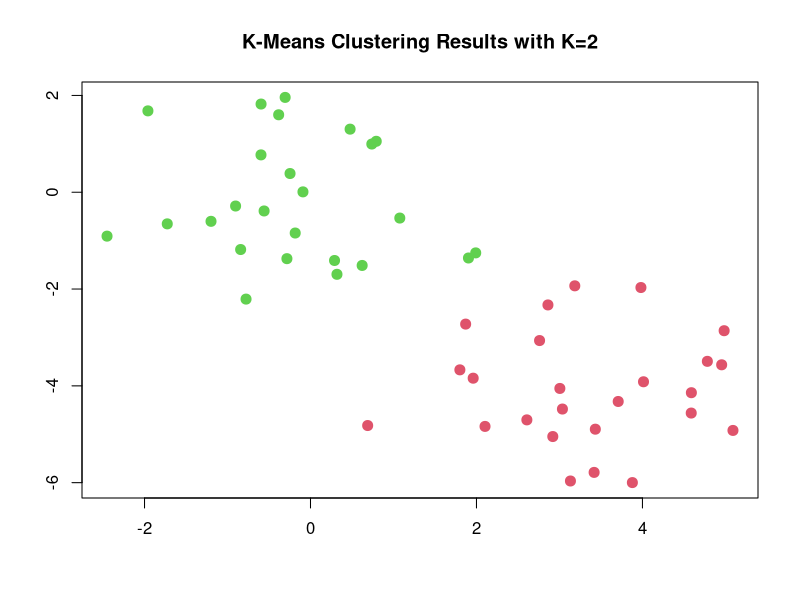
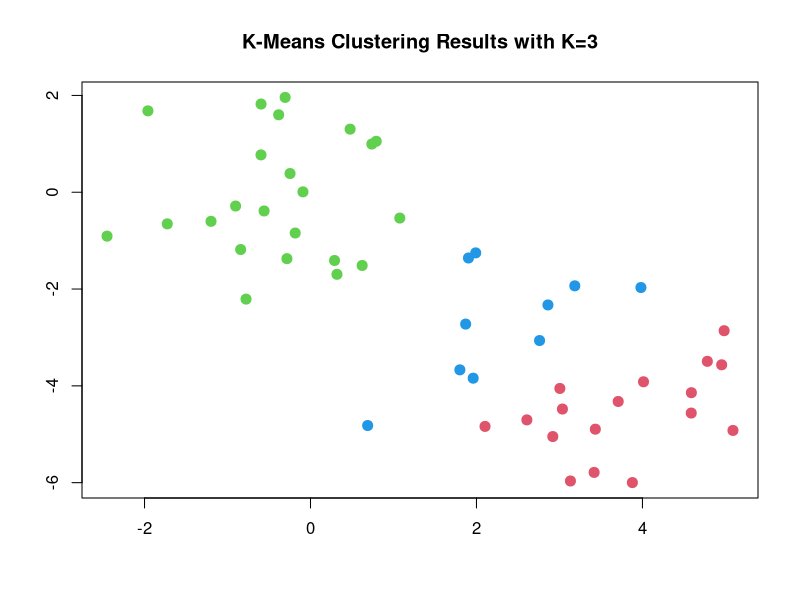
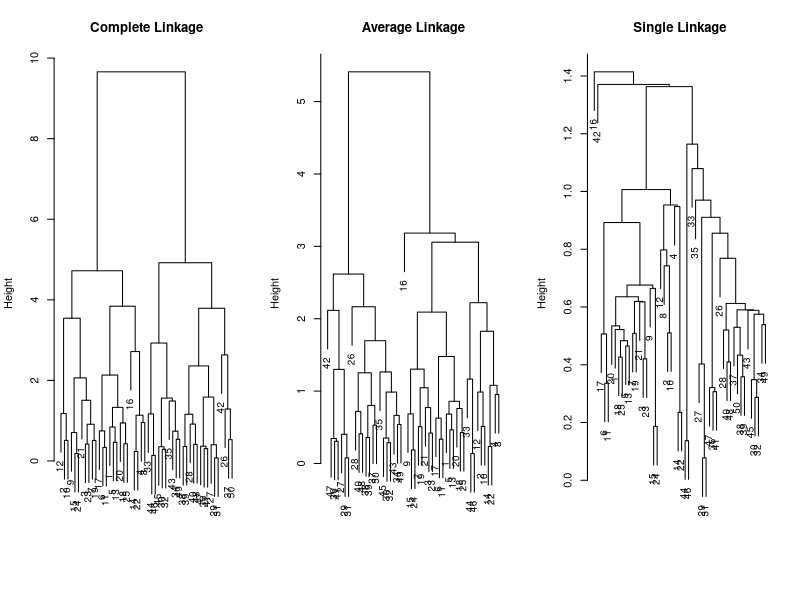
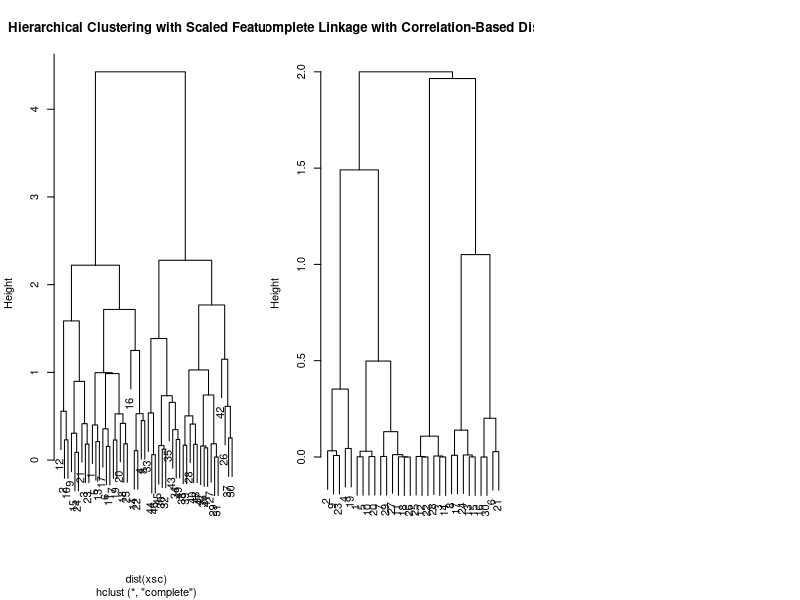

Reproduce these figures in R, in order.
## ---- chunk 1
knitr::opts_chunk$set(echo = TRUE)
## ---- chunk 2
set.seed(2)
x=matrix(rnorm(50*2), ncol=2)
x[1:25,1]=x[1:25,1]+3
x[1:25,2]=x[1:25,2]-4
## ---- chunk 3
km.out=kmeans(x,2,nstart=20)
## ---- chunk 4
km.out$cluster
## ---- chunk 5
plot(x, 
     col=(km.out$cluster+1), 
     main="K-Means Clustering Results with K=2", 
     xlab="", ylab="", pch=20, cex=2)
## ---- chunk 6
set.seed(4)
km.out=kmeans(x,3,nstart=20)
km.out
plot(x, col=(km.out$cluster+1), main="K-Means Clustering Results with K=3", xlab="", ylab="", pch=20, cex=2)
## ---- chunk 7
set.seed(3)
km.out=kmeans(x,3,nstart=1)
km.out$tot.withinss
km.out=kmeans(x,3,nstart=20)
km.out$tot.withinss
## ---- chunk 8
hc.complete=hclust(dist(x), method="complete")
hc.average=hclust(dist(x), method="average")
hc.single=hclust(dist(x), method="single")
## ---- chunk 9
par(mfrow=c(1,3))
plot(hc.complete,main="Complete Linkage", xlab="", sub="", cex=.9)
plot(hc.average, main="Average Linkage", xlab="", sub="", cex=.9)
plot(hc.single, main="Single Linkage", xlab="", sub="", cex=.9)
## ---- chunk 10
cutree(hc.complete, 2)
cutree(hc.average, 2)
cutree(hc.single, 2)
## ---- chunk 11
cutree(hc.single, 4)
## ---- chunk 12
xsc=scale(x)
plot(hclust(dist(xsc), method="complete"), main="Hierarchical Clustering with Scaled Features")
## ---- chunk 13
# Code below is to check the statement above.

x=matrix(rnorm(5*2), ncol=2)
dd=as.dist(1-cor(t(x)))
dd

x=matrix(rnorm(5*3), ncol=3)
dd=as.dist(1-cor(t(x)))
dd
## ---- chunk 14
# Simulate data
x=matrix(rnorm(30*3), ncol=3)
# Compute correlation-distance matrix
dd=as.dist(1-cor(t(x)))
# Plot dendogram
plot(hclust(dd, method="complete"), 
     main="Complete Linkage with Correlation-Based Distance", 
     xlab="", sub="")
